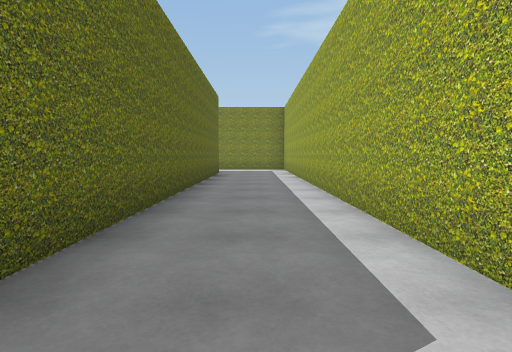
[1] (above)

24 first-person views from a walk through a scene from a Unity 3-D project. The camera is 1.2 m above the floor, tilts 4° down and sees 80° across. The floor is counted in squares, 2 m on a side. Each view is taken from the middle of a square. On the plan, view 1 faces up. The plan holds only what a view shows up to about 9 squares ahead; the rest is blank. The player is left out.

[2]
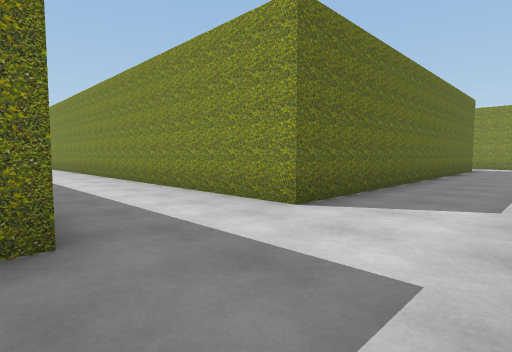

[3]
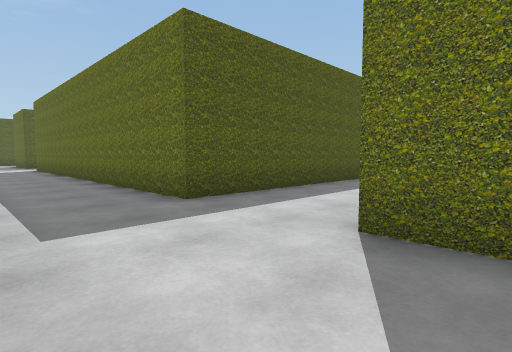

[4]
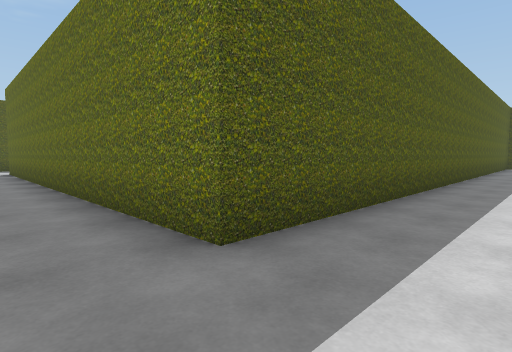

[5]
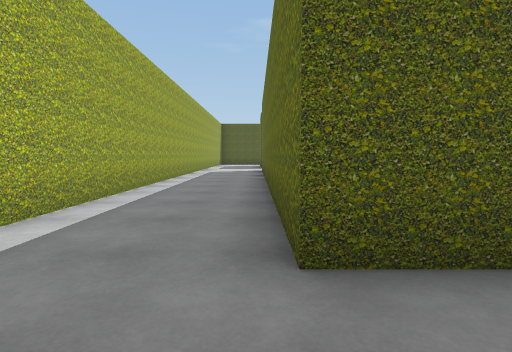

[6]
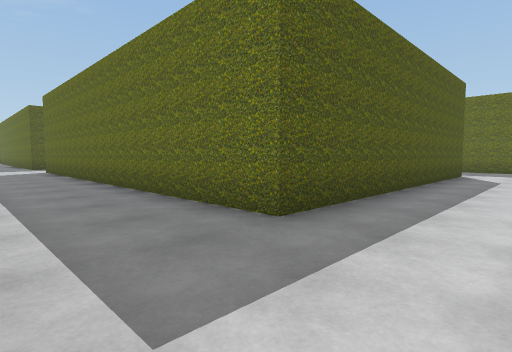

[7]
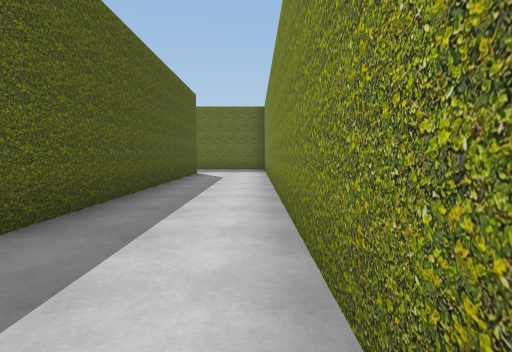

[8]
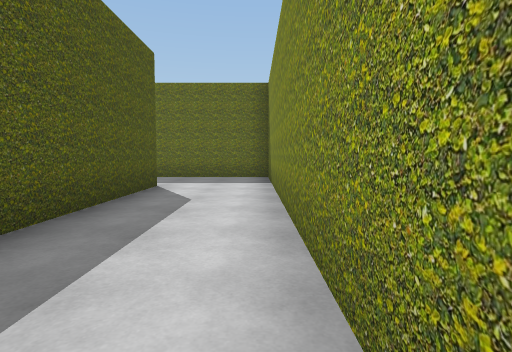

[9]
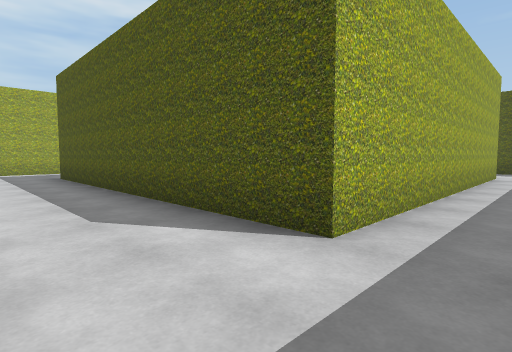

[10]
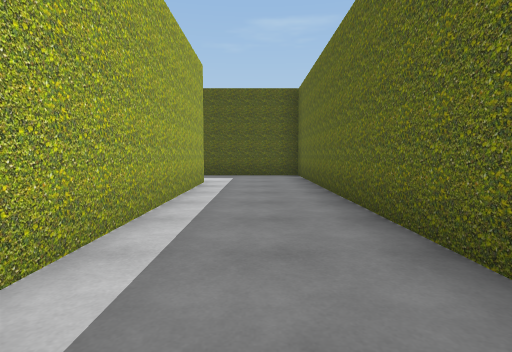

[11]
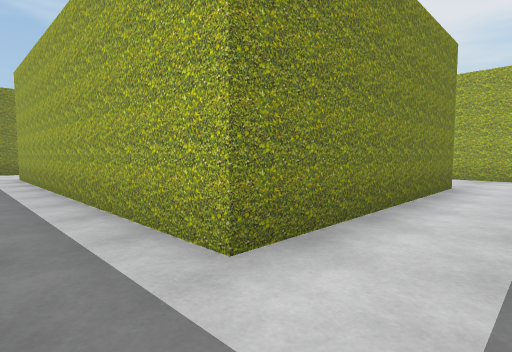

[12]
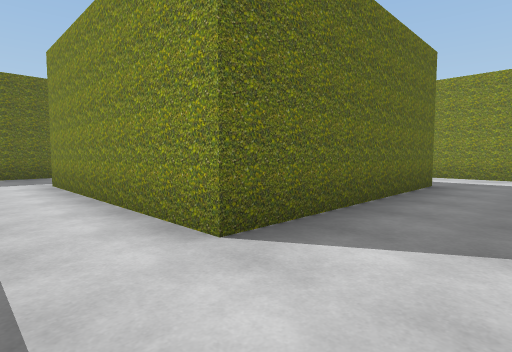

[13]
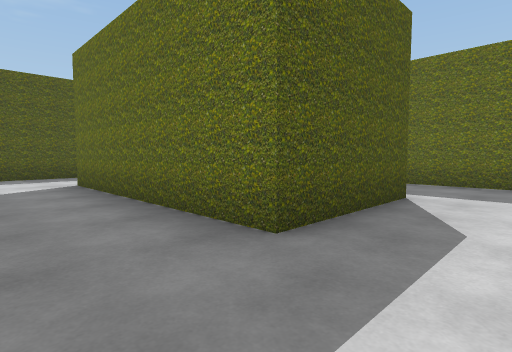

[14]
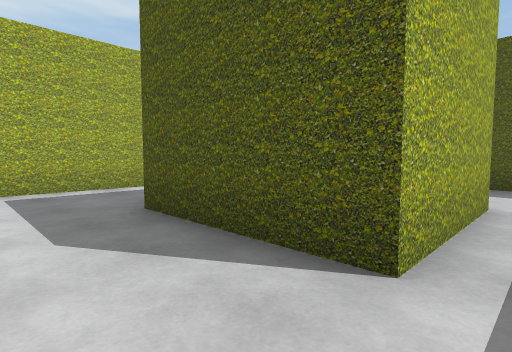

[15]
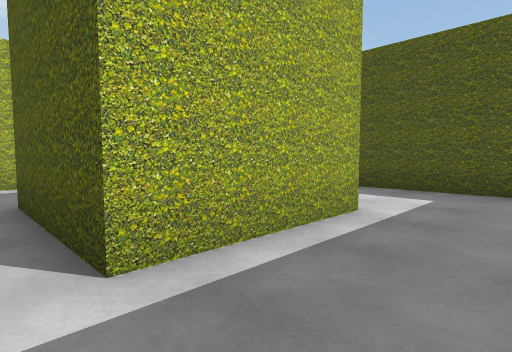

[16]
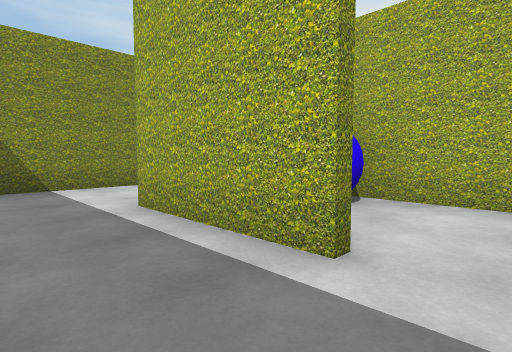

[17]
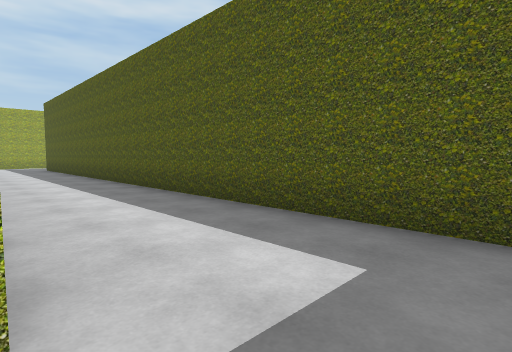

[18]
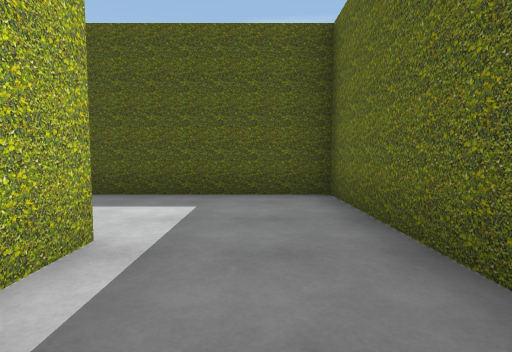

[19]
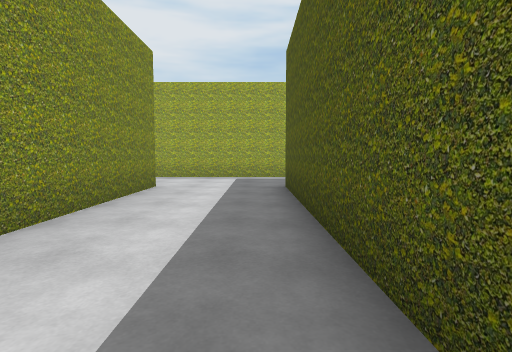

[20]
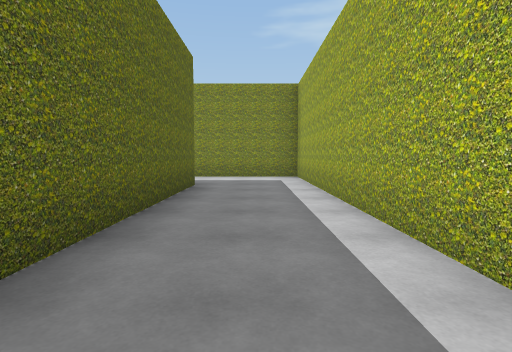

[21]
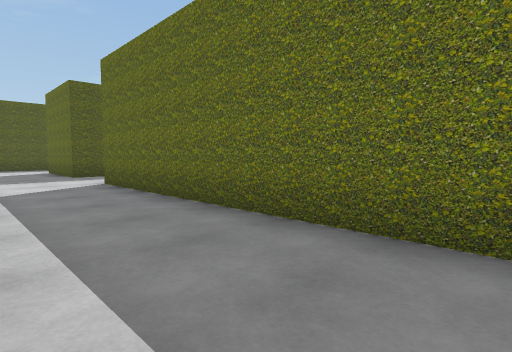

[22]
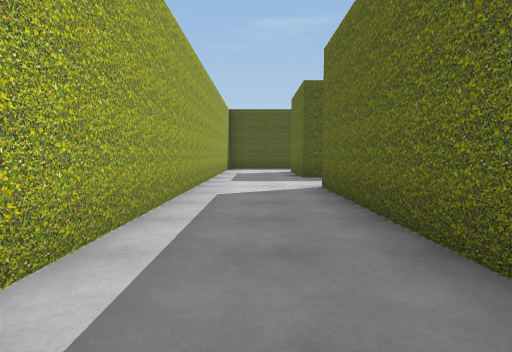

[23]
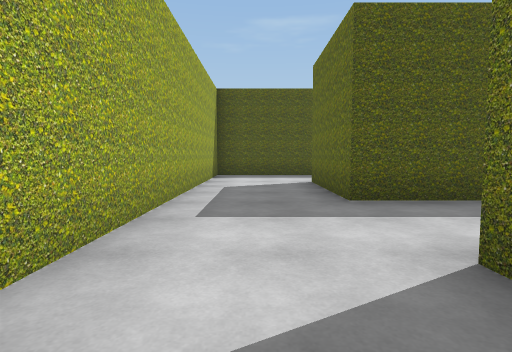

[24]
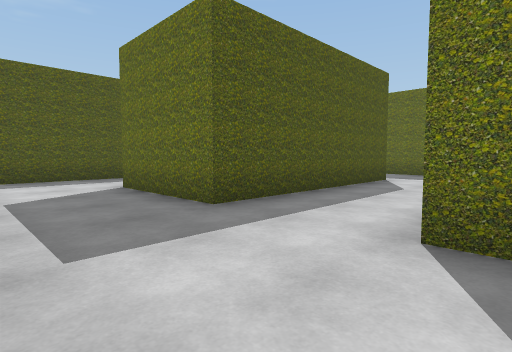

### Floor plan
Points are (right, up) in squares from view 1. A wall is a line through its corners. A room is listed if a view was taken in it or the views show most of it. See-through windows are left out.
Room 1 (views 1, 2, 3, 4, 5, 6, 7, 8, 9, 10, 19, 20, 21, 22, 23, 24)
walls: (-8.9, 2.4) (-8.9, 10.1) (-1.2, 10.1) (-1.2, -0.1) (-8.9, -0.1); (-11.2, 7.6) (-11.2, 2.6); (-16.1, -0.4) (-16.1, -2.6) (-1.2, -2.6) (-1.2, -12.8); (-6.4, -15) (-1.2, -15) (-1.2, -17.8); (-2.1, -20) (1.1, -20) (1.1, 12.3) (-11.2, 12.3) (-11.2, 9.2)
ways out: opening at (-10, 3) to room 2; opening at (-15, -1) to room 3; opening at (-7.5, -15)
Room 2 (views 11, 12, 13, 14, 15, 16)
walls: (-6.5, 4.9) (-6.5, 7.5) (-3.7, 7.5) (-3.7, 2.4) (-8.9, 2.4); (-7.6, 2.5) (-5.2, 2.5); (-4.4, 0.1) (-2.8, 0.1); (-1.4, 1.6) (-1.4, 2.9); (-1.4, 6.4) (-1.4, 8.6); (-8.7, 8.5) (-8.7, 6.8); (-11.2, 2.6) (-11.2, 0.1) (-8.4, 0.1); (-2.8, 9.9) (-7.5, 9.9)
ways out: opening at (-10, 3) to room 1; opening at (-6, 4) to room 4
Room 3 (views 17, 18)
walls: (-16.1, 0.8) (-16.1, -0.4); (-13.9, -0.1) (-13.9, 0.8)
ways out: opening at (-15, -1) to room 1
Room 4 (no view inside)
walls: (-3.9, 4.2) (-3.9, 6.1)
ways out: opening at (-6, 4) to room 2
objects: blue ball (-5, 6)

Positions as (right, up) in squares from view 1, and headings:
1: (0, 0), facing up
2: (1, -3), facing up-left
3: (1, 1), facing down-left
4: (0, -1), facing down-left
5: (-1, -1), facing down
6: (1, 12), facing down-left
7: (1, 12), facing left
8: (-3, 12), facing left
9: (-10, 12), facing down-right
10: (-10, 9), facing down
11: (-10, 1), facing up-right
12: (-2, 1), facing up-left
13: (-2, 9), facing down-left
14: (-7, 9), facing down-right
15: (-8, 8), facing down-right
16: (-8, 4), facing up-right
17: (-15, 0), facing down-right
18: (-15, 2), facing down
19: (-7, -2), facing right
20: (0, 4), facing up
21: (1, -6), facing down-left
22: (0, -7), facing down
23: (0, -11), facing down
24: (1, -12), facing down-left
